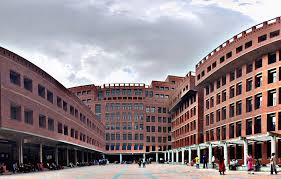
%> input picture Matlab1/ewu.jpg, 281 x 179 px
$ octave problem3.m   (GNU Octave 9; MATLAB toolbox functions it lacks are replaced by stand-ins)
%> lines starting %> are read from the running program, lines starting %| are printed output that depends on the picture; in (x1, y1, x2, y2) boxes, pixels count from 0 and x2, y2 are one past the last pixel; in counts of white or black regions, pixels touching at a corner belong together; the program's own positions count from 1
img = imread('C:\Users\Students\Desktop\Matlab1\ewu.jpg');
%> img is the input picture: size 179x281x3 uint8; mean R, G, B 145.2, 131.5, 135
imshow(img);

gray_img = rgb2gray(img);
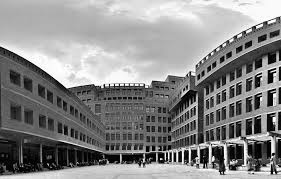
%> gray_img: size 179x281 uint8; min 0, max 255, mean 136
imshow(gray_img);
imwrite(gray_img, 'C:\Users\Students\Desktop\Matlab1\gray_img.png');

binary_img = imbinarize(gray_img, 0.5);
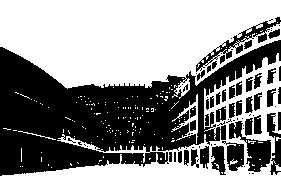
%> binary_img: size 179x281 logical; 54.3% white; 83 black regions (42 under 20 px), largest, box (x1, y1, x2, y2) and area: (0, 40, 281, 176) 17975, (229, 121, 271, 172) 828, (196, 17, 281, 72) 719
imshow(binary_img);
imwrite(binary_img, 'C:\Users\Students\Desktop\Matlab1\binary_img.png');
